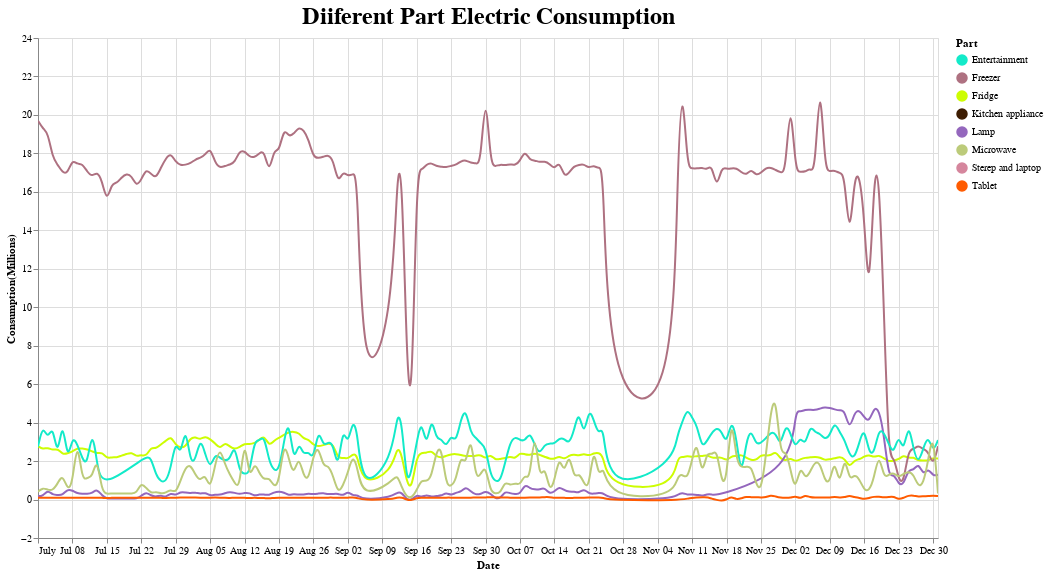

The code cell stored with this chart in its notebook:
### Markdown cell above
Draw an interactive multiple plot.

### Code cell
selection=alt.selection(type='single', nearest=True, on='mouseover',
                        fields=['Date'], empty='none')



scale = alt.Scale(domain=['Entertainment', 'Freezer', 'Fridge', 
                          'Kitchen appliance','Lamp','Microwave',
                          'Sterep and laptop','Tablet'],
                  range=['#13eac9', '#ae7181', '#cdfd02', 
                         '#3d1c02', '#9467bd','#bccb7a'
                         ,'#d5869d','#ff5b00'])

colors = alt.Color('Part:N', scale=scale) 


base=alt.Chart(data,title='Diiferent Part Electric Consumption ').mark_line(
    interpolate='basis').encode(x=alt.X('Date:T', title='Date'),
    y=alt.X('Consumption:Q', title='Consumption(Millions)'),
    color=colors)


click=alt.Chart(data).mark_point().encode(
    x='Date:T',opacity=alt.value(0),).add_selection(selection)


points=base.mark_point().encode(
    opacity=alt.condition(selection, alt.value(1), alt.value(0)))


text = base.mark_text(align='left', dx=10, dy=5).encode(
    text=alt.condition(selection, 'Consumption:Q', alt.value(' ')))

rules = alt.Chart(data).mark_rule(color='gray').encode(
    x='Date:T',).transform_filter(selection)

fig=alt.layer(base, click, points, rules, text).properties(
    width=900, height=500).configure_title(fontSize=24).interactive()
fig

### Figure 1 — Vega-Lite specification as saved in the notebook (floating-point values rounded to 4 significant figures; data arrays with more than 128 entries replaced by an {"elided": "..."} marker saying what was removed)
{"config": {"view": {"continuousWidth": 400, "continuousHeight": 300}, "title": {"fontSize": 24}}, "layer": [{"mark": {"type": "line", "interpolate": "basis"}, "encoding": {"color": {"type": "nominal", "field": "Part", "scale": {"domain": ["Entertainment", "Freezer", "Fridge", "Kitchen appliance", "Lamp", "Microwave", "Sterep and laptop", "Tablet"], "range": ["#13eac9", "#ae7181", "#cdfd02", "#3d1c02", "#9467bd", "#bccb7a", "#d5869d", "#ff5b00"]}}, "x": {"type": "temporal", "field": "Date", "title": "Date"}, "y": {"type": "quantitative", "field": "Consumption", "title": "Consumption(Millions)"}}, "selection": {"selector002": {"type": "interval", "bind": "scales", "encodings": ["x", "y"]}}, "title": "Diiferent Part Electric Consumption "}, {"mark": "point", "encoding": {"opacity": {"value": 0}, "x": {"type": "temporal", "field": "Date"}}, "selection": {"selector001": {"type": "single", "nearest": true, "on": "mouseover", "fields": ["Date"], "empty": "none"}}}, {"mark": "point", "encoding": {"color": {"type": "nominal", "field": "Part", "scale": {"domain": ["Entertainment", "Freezer", "Fridge", "Kitchen appliance", "Lamp", "Microwave", "Sterep and laptop", "Tablet"], "range": ["#13eac9", "#ae7181", "#cdfd02", "#3d1c02", "#9467bd", "#bccb7a", "#d5869d", "#ff5b00"]}}, "opacity": {"condition": {"value": 1, "selection": "selector001"}, "value": 0}, "x": {"type": "temporal", "field": "Date", "title": "Date"}, "y": {"type": "quantitative", "field": "Consumption", "title": "Consumption(Millions)"}}, "title": "Diiferent Part Electric Consumption "}, {"mark": {"type": "rule", "color": "gray"}, "encoding": {"x": {"type": "temporal", "field": "Date"}}, "transform": [{"filter": {"selection": "selector001"}}]}, {"mark": {"type": "text", "align": "left", "dx": 10, "dy": 5}, "encoding": {"color": {"type": "nominal", "field": "Part", "scale": {"domain": ["Entertainment", "Freezer", "Fridge", "Kitchen appliance", "Lamp", "Microwave", "Sterep and laptop", "Tablet"], "range": ["#13eac9", "#ae7181", "#cdfd02", "#3d1c02", "#9467bd", "#bccb7a", "#d5869d", "#ff5b00"]}}, "text": {"condition": {"type": "quantitative", "field": "Consumption", "selection": "selector001"}, "value": " "}, "x": {"type": "temporal", "field": "Date", "title": "Date"}, "y": {"type": "quantitative", "field": "Consumption", "title": "Consumption(Millions)"}}, "title": "Diiferent Part Electric Consumption "}], "data": {"name": "data-c8fcb91b389d5af9fd7bbcc13f447c38"}, "height": 500, "width": 900, "$schema": "https://vega.github.io/schema/vega-lite/v4.8.1.json", "datasets": {"data-c8fcb91b389d5af9fd7bbcc13f447c38": {"elided": "1294 records"}}}
